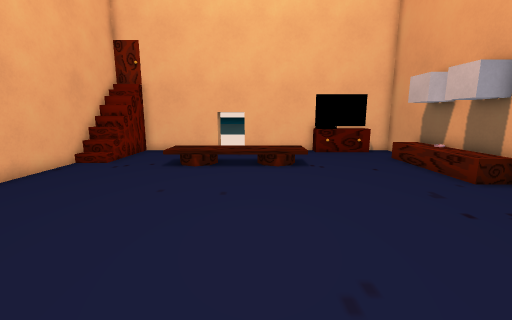
view 1 (above)

13 first-person views from a walk through a level from a Godot 3-D game. The camera is 1.2 m above the floor, tilts 10° down and sees 90° across. Doors that lead somewhere are drawn open, without their leaves. The floor is counted in squares, 0.5 m on a side. Each view is taken from the middle of a square. On the plan, view 1 faces up. The plan holds only what a view shows up to about 17 squares ahead; the rest is blank. The place goes on beyond the plan. Flat picture figures and markers are left out. Some surface patterns are stand-ins.

view 2
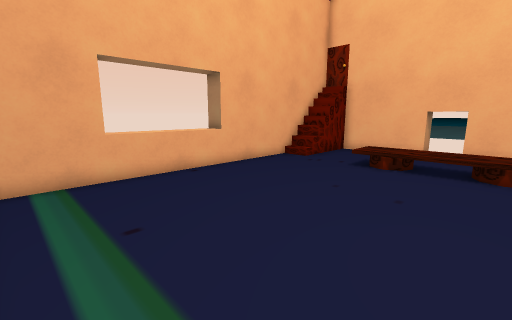

view 3
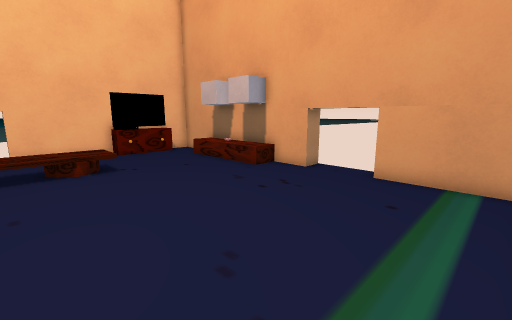

view 4
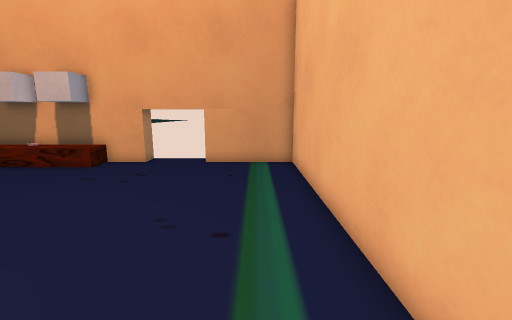

view 5
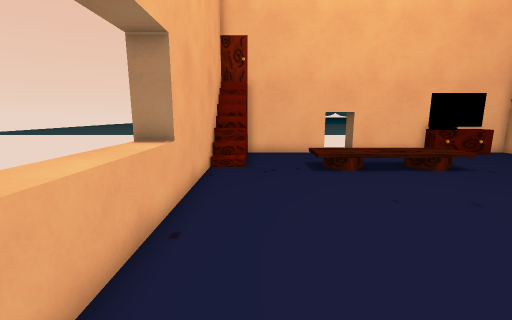

view 6
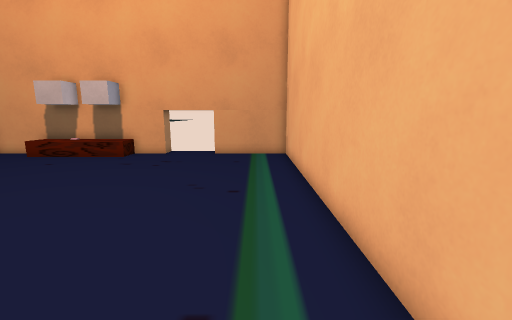

view 7
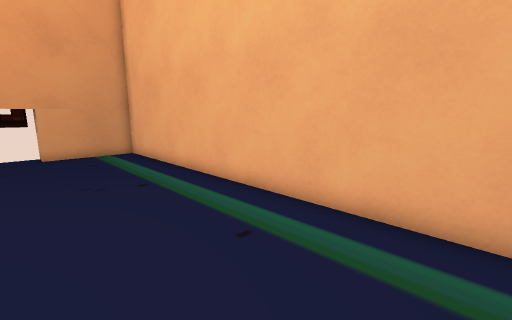

view 8
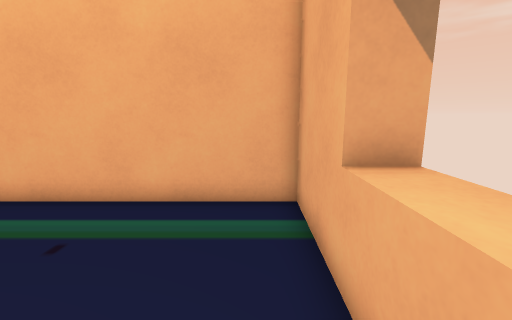

view 9
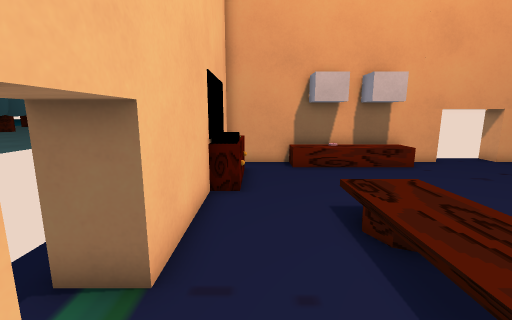

view 10
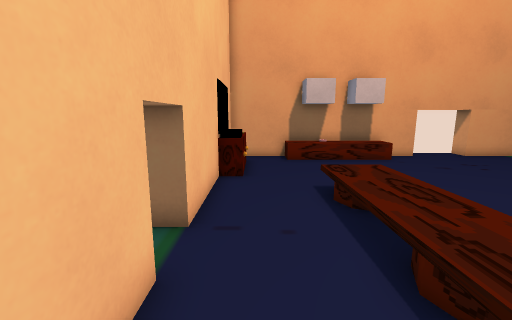

view 11
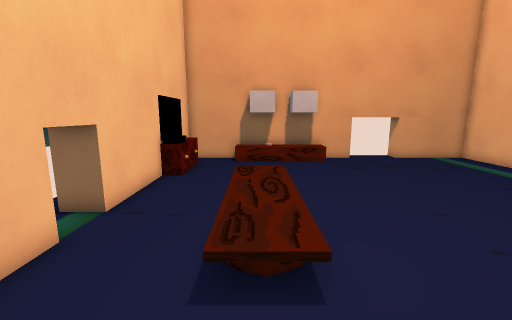

view 12
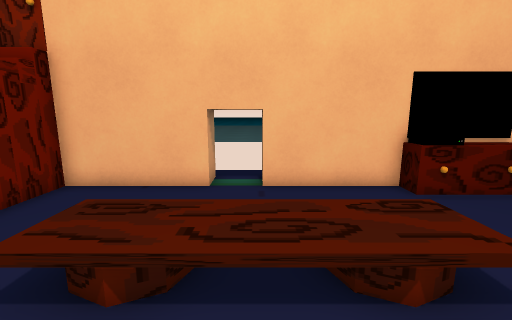

view 13
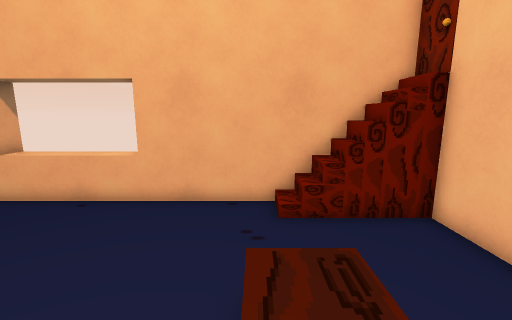

### Floor plan
Key: @ floor where view 1 was taken; # wall or solid block; . main floor; : floor 0.5 m higher than the main floor; / step, stairs or slope; D open door; ^ raised ledge; O other object.
Columns run from 10 left of view 1 to 10 right of it. Each row starts with its distance up from view 1.
 19          #^
 18         #D^^^^^ ^^^#
 17  #######DD####^OOO##
 16  #/................#
 15 OO/................#
 14  #/...///////.....O#
 13  #/...:::::::.....##
 12  #....///////.....##
 11  #................##
 10  #................##
  9  #................##
  8 ^#.................#
  7 ^^.................OO
  6 ^^.................OO
  5 ^^.................O
  4 ^^.................OO
  3 ^^.................OO
  2  #.................O
  1  #.................O
  0  #........@........O
 -1  ###################

Positions as (right, up) in squares from view 1, and headings:
1: (0, 0), facing up
2: (1, 0), facing up-left
3: (-1, 0), facing up-right
4: (-4, 1), facing right
5: (-7, 1), facing up
6: (-7, 1), facing right
7: (-8, 5), facing down-right
8: (-8, 6), facing down
9: (-4, 16), facing right
10: (-6, 16), facing right
11: (-8, 13), facing right
12: (-1, 9), facing up
13: (0, 12), facing left
